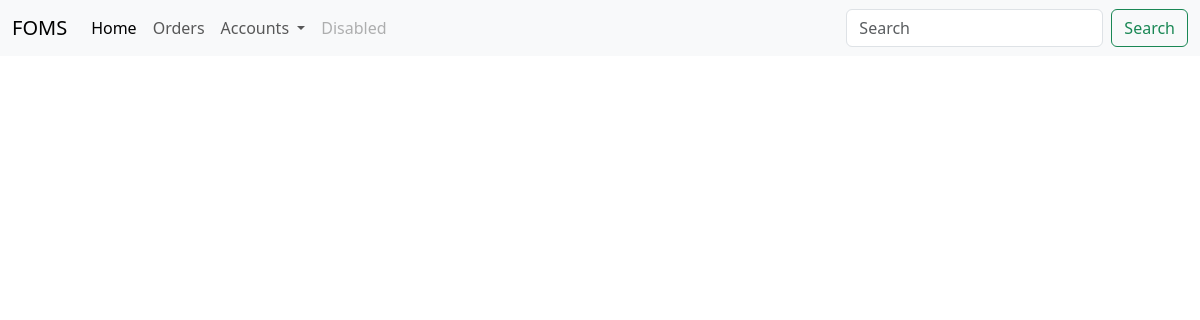
/tracks?foid=6, run on an earlier commit of the app's database.
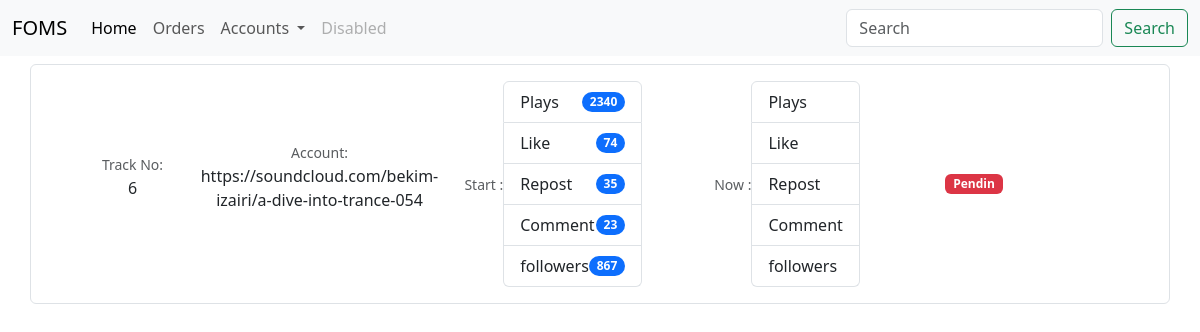
And on a later commit of the database.
### website/models.py (models this page shows)
class SoundcloudTrack(db.Model):
    soundcloud_id = db.Column(db.Integer, primary_key=True)
    soundcloud_track = db.Column(db.String, nullable=False)
    plays = db.Column(db.Integer)
    likes = db.Column(db.Integer)
    repost = db.Column(db.Integer)
    comments = db.Column(db.Integer)
    followers = db.Column(db.Integer)
    foid = db.Column(db.Integer, db.ForeignKey('fiverr_order.foid'))

### website/views.py (the view)
@views.route('/tracks', methods=['GET', 'POST'])
def load_track():
    if request.method == 'GET':
        foid = request.args.get('foid', '')
        soundcloud_track = SoundcloudTrack.query.filter_by(
            foid=foid).all()
        return render_template('tracks.html', tracks=soundcloud_track)
    return render_template('tracks.html')

### website/templates/tracks.html (shortened to what this page needs)
{% extends "base.html"%}{%block title%}Orders{%endblock%} {% block content%}
{%for track in tracks %}
<div class="container">
  <div class="row my-2 border rounded p-2">
    <div
      class="col-md-2 d-flex align-items-center justify-content-center custom-column"
    >
      <p class="text-center">
        <small class="text-body-secondary">Track No:</small
        ><br />{{track['soundcloud_id']}}
      </p>
    </div>
    <div
      class="col-md-2 d-flex align-items-center justify-content-center custom-column"
    >
      <p class="text-center">
        <small class="text-body-secondary">Account:</small
        ><br />{{track['soundcloud_track']}}
      </p>
    </div>
    <div
      class="col-md-3 d-flex align-items-center justify-content-center custom-column"
    >
      <small class="text-body-secondary">Start :</small>
      <ul class="list-group">
        <li
          class="list-group-item d-flex justify-content-between align-items-center"
        >
          Plays
          <span class="badge bg-primary rounded-pill">{{track['plays']}}</span>
        </li>
        <li
          class="list-group-item d-flex justify-content-between align-items-center"
        >
          Like
          <span class="badge bg-primary rounded-pill">{{track['likes']}}</span>
        </li>
        <li
          class="list-group-item d-flex justify-content-between align-items-center"
        >
          Repost
          <span class="badge bg-primary rounded-pill">{{track['repost']}}</span>
        </li>
        <li
          class="list-group-item d-flex justify-content-between align-items-center"
        >
          Comment
          <span class="badge bg-primary rounded-pill"
            >{{track['comments']}}</span
          >
        </li>
        <li
          class="list-group-item d-flex justify-content-between align-items-center"
        >
          followers
          <span class="badge bg-primary rounded-pill"
            >{{track['followers']}}</span
          >
        </li>
      </ul>
    </div>
    <div
      class="col-md-2 d-flex align-items-center justify-content-center custom-column"
    >
      <small class="text-body-secondary">Now :</small>
      <ul class="list-group">
        <li
          class="list-group-item d-flex justify-content-between align-items-center"
        >
          Plays
        </li>
        <li
          class="list-group-item d-flex justify-content-between align-items-center"
        >
          Like
        </li>
        <li
          class="list-group-item d-flex justify-content-between align-items-center"
        >
          Repost
        </li>
        <li
          class="list-group-item d-flex justify-content-between align-items-center"
        >
          Comment
        </li>
        <li
          class="list-group-item d-flex justify-content-between align-items-center"
        >
          followers
        </li>
      </ul>
    </div>
    <div
      class="col-md-2 d-flex align-items-center justify-content-center custom-column"
    >
      <span class="badge text-bg-danger">Pendin</span>
    </div>
  </div>
</div>
{% endfor %}{%endblock%}

What changed in the data, as far as the page shows it:
added SoundcloudTrack: soundcloud_id "6", soundcloud_track "https://soundcloud.com/bekim-izairi/a-dive-into-trance-054", plays "2340", likes "74", repost "35", comments "23", followers "867"
